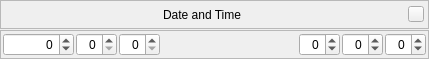
<ui version="4.0" >
 <class>dateTimeDialogForm</class>
 <widget class="QWidget" name="dateTimeDialogForm" >
  <property name="geometry" >
   <rect>
    <x>0</x>
    <y>0</y>
    <width>429</width>
    <height>59</height>
   </rect>
  </property>
  <property name="windowTitle" >
   <string>Form</string>
  </property>
  <property name="styleSheet" >
   <string notr="true" />
  </property>
  <layout class="QVBoxLayout" >
   <property name="spacing" >
    <number>1</number>
   </property>
   <property name="margin" >
    <number>0</number>
   </property>
   <item>
    <widget class="BarFrame" name="DateTimeBar" >
     <property name="minimumSize" >
      <size>
       <width>16</width>
       <height>25</height>
      </size>
     </property>
     <property name="maximumSize" >
      <size>
       <width>16777215</width>
       <height>30</height>
      </size>
     </property>
     <property name="frameShape" >
      <enum>QFrame::StyledPanel</enum>
     </property>
     <layout class="QHBoxLayout" >
      <property name="leftMargin" >
       <number>0</number>
      </property>
      <property name="topMargin" >
       <number>0</number>
      </property>
      <property name="rightMargin" >
       <number>4</number>
      </property>
      <property name="bottomMargin" >
       <number>0</number>
      </property>
      <item>
       <spacer>
        <property name="orientation" >
         <enum>Qt::Horizontal</enum>
        </property>
        <property name="sizeHint" stdset="0" >
         <size>
          <width>40</width>
          <height>20</height>
         </size>
        </property>
       </spacer>
      </item>
      <item>
       <widget class="QLabel" name="stelWindowTitle" >
        <property name="palette" >
         <palette>
          <active/>
          <inactive/>
          <disabled/>
         </palette>
        </property>
        <property name="font" >
         <font/>
        </property>
        <property name="text" >
         <string>Date and Time</string>
        </property>
       </widget>
      </item>
      <item>
       <spacer>
        <property name="orientation" >
         <enum>Qt::Horizontal</enum>
        </property>
        <property name="sizeHint" stdset="0" >
         <size>
          <width>40</width>
          <height>20</height>
         </size>
        </property>
       </spacer>
      </item>
      <item>
       <widget class="QPushButton" name="closeStelWindow" >
        <property name="minimumSize" >
         <size>
          <width>16</width>
          <height>16</height>
         </size>
        </property>
        <property name="maximumSize" >
         <size>
          <width>16</width>
          <height>16</height>
         </size>
        </property>
        <property name="text" >
         <string/>
        </property>
       </widget>
      </item>
     </layout>
    </widget>
   </item>
   <item>
    <widget class="QFrame" name="frame" >
     <property name="frameShape" >
      <enum>QFrame::StyledPanel</enum>
     </property>
     <property name="frameShadow" >
      <enum>QFrame::Raised</enum>
     </property>
     <layout class="QHBoxLayout" >
      <property name="spacing" >
       <number>2</number>
      </property>
      <property name="leftMargin" >
       <number>2</number>
      </property>
      <property name="topMargin" >
       <number>0</number>
      </property>
      <property name="rightMargin" >
       <number>2</number>
      </property>
      <property name="bottomMargin" >
       <number>0</number>
      </property>
      <item>
       <widget class="QSpinBox" name="spinner_year" >
        <property name="alignment" >
         <set>Qt::AlignRight|Qt::AlignTrailing|Qt::AlignVCenter</set>
        </property>
        <property name="minimum" >
         <number>-1000000</number>
        </property>
        <property name="maximum" >
         <number>1000000</number>
        </property>
       </widget>
      </item>
      <item>
       <widget class="QSpinBox" name="spinner_month" >
        <property name="alignment" >
         <set>Qt::AlignRight|Qt::AlignTrailing|Qt::AlignVCenter</set>
        </property>
        <property name="minimum" >
         <number>0</number>
        </property>
        <property name="maximum" >
         <number>13</number>
        </property>
       </widget>
      </item>
      <item>
       <widget class="QSpinBox" name="spinner_day" >
        <property name="alignment" >
         <set>Qt::AlignRight|Qt::AlignTrailing|Qt::AlignVCenter</set>
        </property>
        <property name="minimum" >
         <number>0</number>
        </property>
        <property name="maximum" >
         <number>32</number>
        </property>
       </widget>
      </item>
      <item>
       <spacer>
        <property name="orientation" >
         <enum>Qt::Horizontal</enum>
        </property>
        <property name="sizeHint" stdset="0" >
         <size>
          <width>101</width>
          <height>27</height>
         </size>
        </property>
       </spacer>
      </item>
      <item>
       <widget class="QSpinBox" name="spinner_hour" >
        <property name="alignment" >
         <set>Qt::AlignRight|Qt::AlignTrailing|Qt::AlignVCenter</set>
        </property>
        <property name="minimum" >
         <number>-1</number>
        </property>
        <property name="maximum" >
         <number>24</number>
        </property>
       </widget>
      </item>
      <item>
       <widget class="QSpinBox" name="spinner_minute" >
        <property name="alignment" >
         <set>Qt::AlignRight|Qt::AlignTrailing|Qt::AlignVCenter</set>
        </property>
        <property name="minimum" >
         <number>-1</number>
        </property>
        <property name="maximum" >
         <number>60</number>
        </property>
       </widget>
      </item>
      <item>
       <widget class="QSpinBox" name="spinner_second" >
        <property name="alignment" >
         <set>Qt::AlignRight|Qt::AlignTrailing|Qt::AlignVCenter</set>
        </property>
        <property name="minimum" >
         <number>-1</number>
        </property>
        <property name="maximum" >
         <number>60</number>
        </property>
       </widget>
      </item>
     </layout>
    </widget>
   </item>
  </layout>
 </widget>
 <customwidgets>
  <customwidget>
   <class>BarFrame</class>
   <extends>QFrame</extends>
   <header>Dialog.hpp</header>
   <container>1</container>
  </customwidget>
 </customwidgets>
 <resources/>
 <connections/>
</ui>
